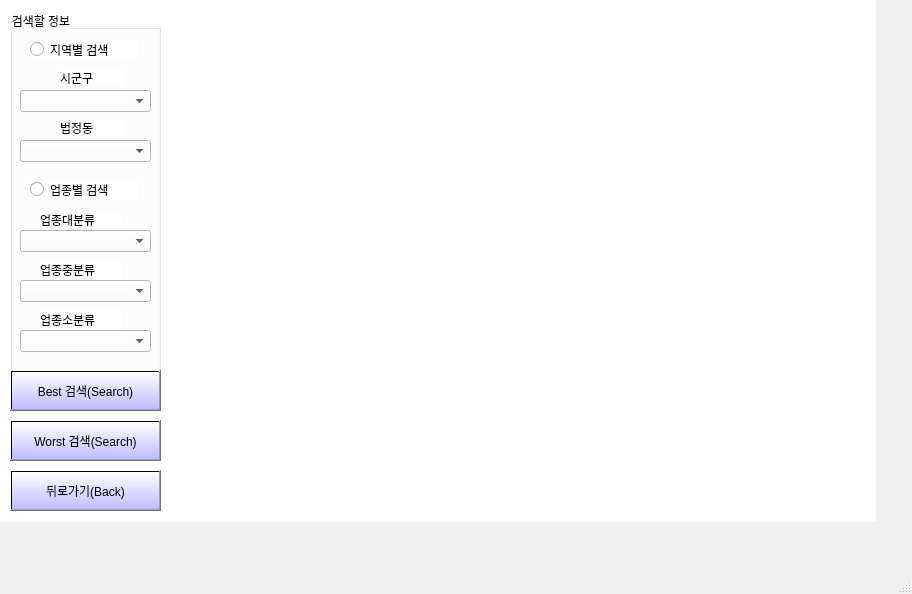
<?xml version="1.0" encoding="UTF-8"?>
<ui version="4.0">
 <class>MainWindow</class>
 <widget class="QMainWindow" name="MainWindow">
  <property name="geometry">
   <rect>
    <x>0</x>
    <y>0</y>
    <width>912</width>
    <height>594</height>
   </rect>
  </property>
  <property name="windowTitle">
   <string>MainWindow</string>
  </property>
  <widget class="QWidget" name="centralwidget">
   <widget class="QWidget" name="layout" native="true">
    <property name="geometry">
     <rect>
      <x>0</x>
      <y>0</y>
      <width>876</width>
      <height>522</height>
     </rect>
    </property>
    <property name="styleSheet">
     <string notr="true">background-color:rgb(255, 255, 255)</string>
    </property>
    <widget class="QPushButton" name="worstButton">
     <property name="geometry">
      <rect>
       <x>10</x>
       <y>420</y>
       <width>151</width>
       <height>41</height>
      </rect>
     </property>
     <property name="styleSheet">
      <string notr="true">font: 9pt &quot;맑은 고딕&quot;;
background-color:qlineargradient(spread:pad, x0:1, y0:1, x0:1, y1:1, stop:0 rgba(170, 170, 255, 200), stop:1 rgba(255, 255, 255, 200))</string>
     </property>
     <property name="text">
      <string>Worst 검색(Search)</string>
     </property>
    </widget>
    <widget class="QGroupBox" name="groupBox">
     <property name="geometry">
      <rect>
       <x>10</x>
       <y>10</y>
       <width>151</width>
       <height>361</height>
      </rect>
     </property>
     <property name="styleSheet">
      <string notr="true">font: 9pt &quot;맑은 고딕&quot;;</string>
     </property>
     <property name="title">
      <string>검색할 정보</string>
     </property>
     <widget class="QRadioButton" name="byCategory">
      <property name="geometry">
       <rect>
        <x>20</x>
        <y>170</y>
        <width>108</width>
        <height>19</height>
       </rect>
      </property>
      <property name="styleSheet">
       <string notr="true">font: 9pt &quot;맑은 고딕&quot;;</string>
      </property>
      <property name="text">
       <string>업종별 검색</string>
      </property>
     </widget>
     <widget class="QRadioButton" name="byArea">
      <property name="geometry">
       <rect>
        <x>20</x>
        <y>30</y>
        <width>108</width>
        <height>19</height>
       </rect>
      </property>
      <property name="styleSheet">
       <string notr="true">font: 9pt &quot;맑은 고딕&quot;;</string>
      </property>
      <property name="text">
       <string>지역별 검색</string>
      </property>
     </widget>
     <widget class="QLabel" name="cityLabel">
      <property name="geometry">
       <rect>
        <x>50</x>
        <y>60</y>
        <width>64</width>
        <height>15</height>
       </rect>
      </property>
      <property name="styleSheet">
       <string notr="true">font: 9pt &quot;맑은 고딕&quot;;</string>
      </property>
      <property name="text">
       <string>시군구</string>
      </property>
     </widget>
     <widget class="QComboBox" name="cityBox">
      <property name="geometry">
       <rect>
        <x>10</x>
        <y>80</y>
        <width>131</width>
        <height>22</height>
       </rect>
      </property>
      <property name="styleSheet">
       <string notr="true">font: 9pt &quot;맑은 고딕&quot;;</string>
      </property>
     </widget>
     <widget class="QLabel" name="dongLabel">
      <property name="geometry">
       <rect>
        <x>50</x>
        <y>110</y>
        <width>64</width>
        <height>15</height>
       </rect>
      </property>
      <property name="styleSheet">
       <string notr="true">font: 9pt &quot;맑은 고딕&quot;;</string>
      </property>
      <property name="text">
       <string>법정동</string>
      </property>
     </widget>
     <widget class="QComboBox" name="dongBox">
      <property name="geometry">
       <rect>
        <x>10</x>
        <y>130</y>
        <width>131</width>
        <height>22</height>
       </rect>
      </property>
      <property name="styleSheet">
       <string notr="true">font: 9pt &quot;맑은 고딕&quot;;</string>
      </property>
     </widget>
     <widget class="QLabel" name="LCategoryLabel">
      <property name="geometry">
       <rect>
        <x>30</x>
        <y>200</y>
        <width>81</width>
        <height>20</height>
       </rect>
      </property>
      <property name="styleSheet">
       <string notr="true">font: 9pt &quot;맑은 고딕&quot;;</string>
      </property>
      <property name="text">
       <string>업종대분류</string>
      </property>
     </widget>
     <widget class="QComboBox" name="LCategoryBox">
      <property name="geometry">
       <rect>
        <x>10</x>
        <y>220</y>
        <width>131</width>
        <height>22</height>
       </rect>
      </property>
      <property name="styleSheet">
       <string notr="true">font: 9pt &quot;맑은 고딕&quot;;</string>
      </property>
     </widget>
     <widget class="QLabel" name="MCategoryLabel">
      <property name="geometry">
       <rect>
        <x>30</x>
        <y>250</y>
        <width>81</width>
        <height>20</height>
       </rect>
      </property>
      <property name="styleSheet">
       <string notr="true">font: 9pt &quot;맑은 고딕&quot;;</string>
      </property>
      <property name="text">
       <string>업종중분류</string>
      </property>
     </widget>
     <widget class="QComboBox" name="MCategoryBox">
      <property name="geometry">
       <rect>
        <x>10</x>
        <y>270</y>
        <width>131</width>
        <height>22</height>
       </rect>
      </property>
      <property name="styleSheet">
       <string notr="true">font: 9pt &quot;맑은 고딕&quot;;</string>
      </property>
     </widget>
     <widget class="QComboBox" name="SCategoryBox">
      <property name="geometry">
       <rect>
        <x>10</x>
        <y>320</y>
        <width>131</width>
        <height>22</height>
       </rect>
      </property>
      <property name="styleSheet">
       <string notr="true">font: 9pt &quot;맑은 고딕&quot;;</string>
      </property>
     </widget>
     <widget class="QLabel" name="SCategoryLabel">
      <property name="geometry">
       <rect>
        <x>30</x>
        <y>300</y>
        <width>81</width>
        <height>20</height>
       </rect>
      </property>
      <property name="styleSheet">
       <string notr="true">font: 9pt &quot;맑은 고딕&quot;;</string>
      </property>
      <property name="text">
       <string>업종소분류</string>
      </property>
     </widget>
    </widget>
    <widget class="QPushButton" name="backButton">
     <property name="geometry">
      <rect>
       <x>10</x>
       <y>470</y>
       <width>151</width>
       <height>41</height>
      </rect>
     </property>
     <property name="styleSheet">
      <string notr="true">font: 9pt &quot;맑은 고딕&quot;;
background-color:qlineargradient(spread:pad, x0:1, y0:1, x0:1, y1:1, stop:0 rgba(170, 170, 255, 200), stop:1 rgba(255, 255, 255, 200))</string>
     </property>
     <property name="text">
      <string>뒤로가기(Back)</string>
     </property>
    </widget>
    <widget class="QWidget" name="verticalLayoutWidget">
     <property name="geometry">
      <rect>
       <x>170</x>
       <y>10</y>
       <width>691</width>
       <height>491</height>
      </rect>
     </property>
     <layout class="QVBoxLayout" name="graphLayout"/>
    </widget>
    <widget class="QPushButton" name="bestButton">
     <property name="geometry">
      <rect>
       <x>10</x>
       <y>370</y>
       <width>151</width>
       <height>41</height>
      </rect>
     </property>
     <property name="styleSheet">
      <string notr="true">font: 9pt &quot;맑은 고딕&quot;;
background-color:qlineargradient(spread:pad, x0:1, y0:1, x0:1, y1:1, stop:0 rgba(170, 170, 255, 200), stop:1 rgba(255, 255, 255, 200))</string>
     </property>
     <property name="text">
      <string>Best 검색(Search)</string>
     </property>
    </widget>
   </widget>
  </widget>
  <widget class="QMenuBar" name="menubar">
   <property name="geometry">
    <rect>
     <x>0</x>
     <y>0</y>
     <width>912</width>
     <height>26</height>
    </rect>
   </property>
  </widget>
  <widget class="QStatusBar" name="statusbar"/>
 </widget>
 <resources/>
 <connections/>
</ui>
